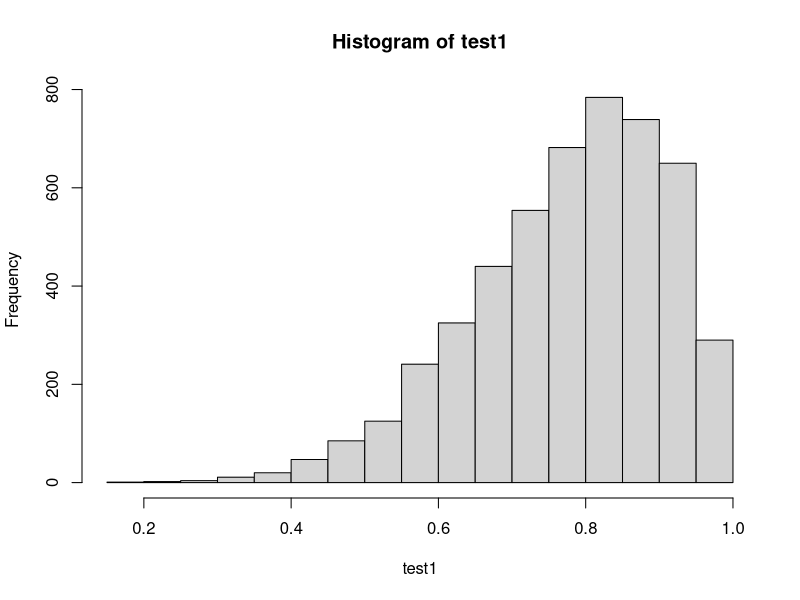
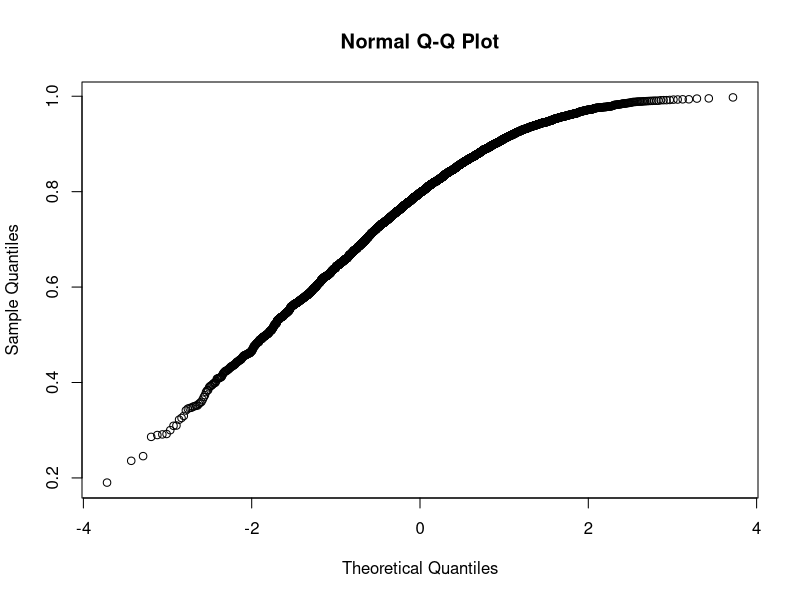
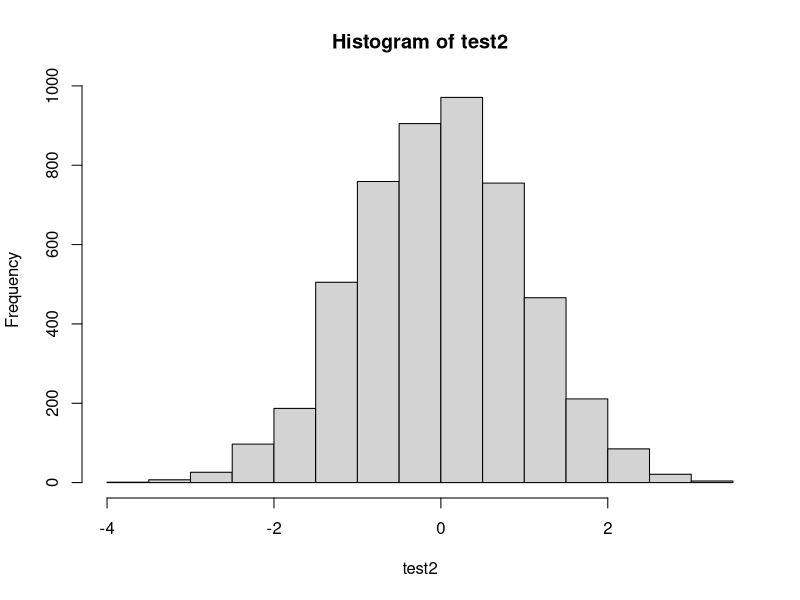
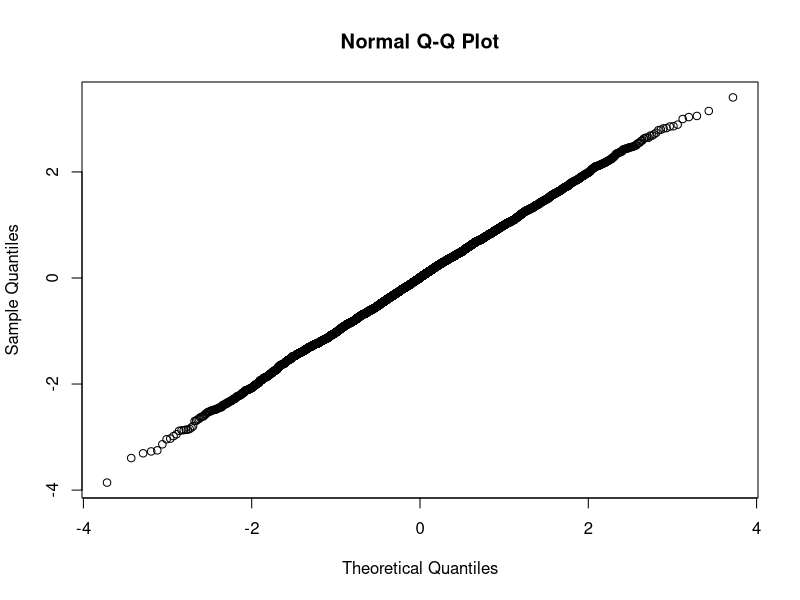
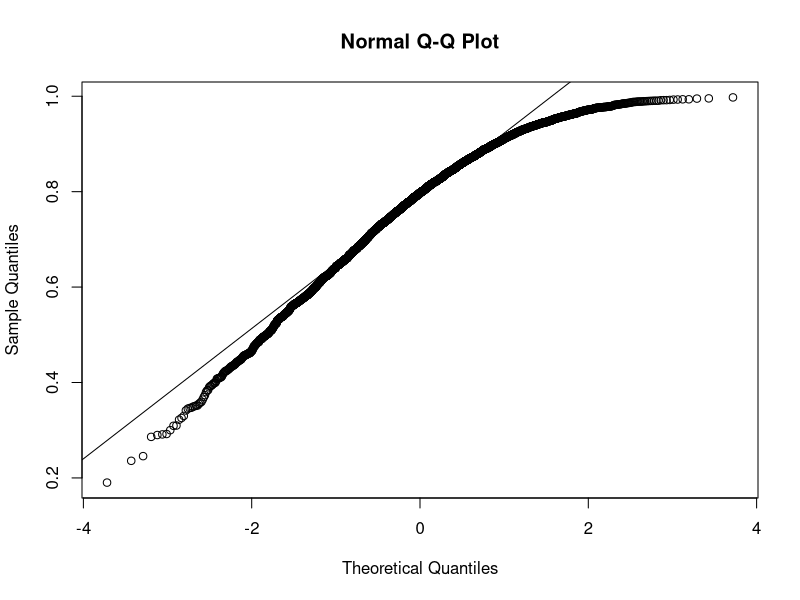
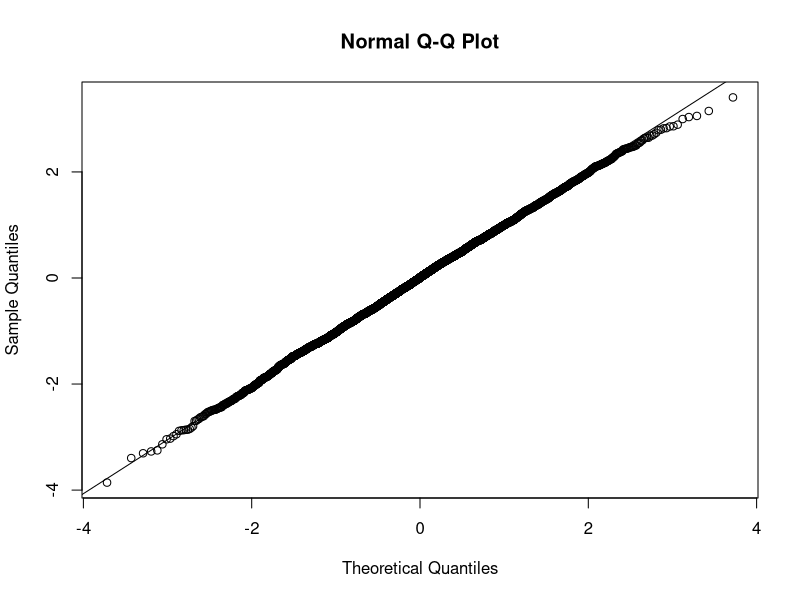

Here is the R script that generated these plots, in order:
test1<-rbeta(5000,7,2) #generate a skewed dataset
hist(test1) 
qqnorm(test1) #qqplot of the skewed dataset

test2<-rnorm(5000,0,1) #generate a normal dataset
hist(test2) 
qqnorm(test2) #qqplot of the normal dataset

##Shapiro-Wilk test: the null hypothesis is that the data IS normal.
shapiro.test(test1)
shapiro.test(test2)

##qqline can also add in a line showing normal distribution
qqnorm(test1); qqline(test1)
qqnorm(test2); qqline(test2)

##Go back to our census data (ACSCtyData_2014_ACS)
##What's the most normal variable you can find?

#The wilcox.test command does both tests.
#Here's the rank sum example using lecture data
el.nino<-c(0, 5,1,3, 4, 1, 2, 2, 0, 2, 4)
la.nina<-c(4, 4,12, 2, 17, 7, 6, 10, 4, 8, 6)
wilcox.test(el.nino, la.nina)
#The wilcox.test command results in a slightly different statistic than the formula used in the text/in class.
#It's actually computing an equivalent test called the Mann-Whitney
#The p-value can still be used in this case, and in both the finding is significant.

#Wilcox.test can also compute signed rank tests
data2000<-c(3, 11, 9, 14, 17, 7, 21, 13, 19, 5)
data2010<-c(6, 12, 8, 18, 15, 13, 25, 9, 24, 10)
wilcox.test(data2000, data2010, paired=TRUE)
#Here again, the Mann-Whitney test is used so the output is slightly different.

